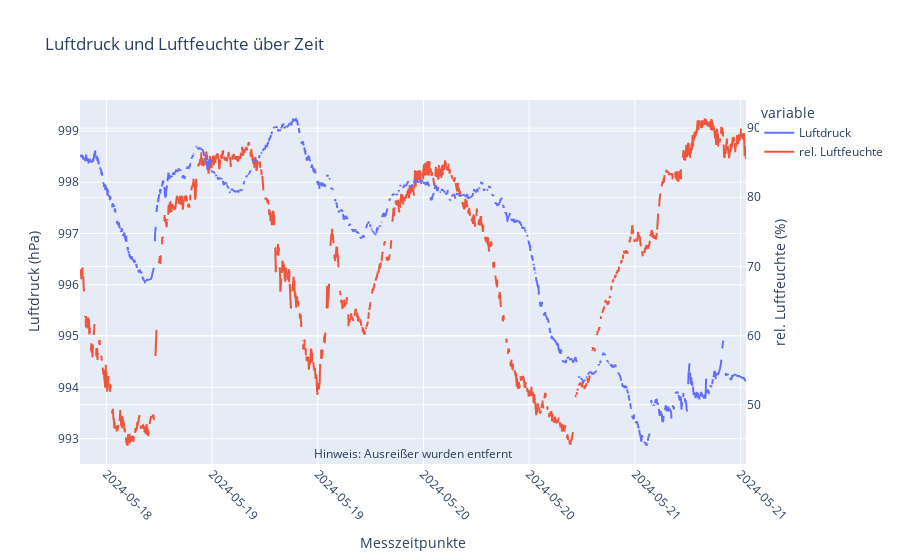

The cell this chart's notebook holds for it:
### Code cell
# Temperatur und Luffeuchte
fig = px.line(opensense_df, x='createdAt', y=['Luftdruck'], title='Luftdruck und Luftfeuchte über Zeit')
fig.add_scatter(x=opensense_df['createdAt'], y=opensense_df['rel. Luftfeuchte'], mode='lines', name='rel. Luftfeuchte', yaxis='y2')

# Achsentitel hinzufügen
fig.update_xaxes(title_text='Messzeitpunkte')
# Achsenbeschriftungen verbessern
fig.update_xaxes(tickangle=45, tickformat='%Y-%m-%d')


fig.update_layout(yaxis=dict(title='Luftdruck (hPa)'), yaxis2=dict(title='rel. Luftfeuchte (%)', overlaying='y', side='right'))
fig.update_layout(annotations=[dict(xref='paper', yref='paper', x=0.5, y=0.0, showarrow=False, text="Hinweis: Ausreißer wurden entfernt")])
fig.show()

### Figure 1 — Plotly figure (JSON) as saved in the notebook; plotly's stock layout.template omitted (floating-point values rounded to 4 significant figures; data arrays with more than 128 entries replaced by an {"elided": "..."} marker saying what was removed)
{"data": [{"hovertemplate": "variable=Luftdruck<br>createdAt=%{x}<br>value=%{y}<extra></extra>", "legendgroup": "Luftdruck", "line": {"color": "#636efa", "dash": "solid"}, "marker": {"symbol": "circle"}, "mode": "lines", "name": "Luftdruck", "showlegend": true, "type": "scattergl", "x": {"elided": "4498 str values"}, "xaxis": "x", "y": {"elided": "4498 float values"}, "yaxis": "y"}, {"mode": "lines", "name": "rel. Luftfeuchte", "type": "scatter", "x": {"elided": "4498 str values"}, "y": {"elided": "4498 float values"}, "yaxis": "y2"}], "layout": {"annotations": [{"showarrow": false, "text": "Hinweis: Ausreißer wurden entfernt", "x": 0.5, "xref": "paper", "y": 0, "yref": "paper"}], "legend": {"title": {"text": "variable"}, "tracegroupgap": 0}, "title": {"text": "Luftdruck und Luftfeuchte über Zeit"}, "xaxis": {"anchor": "y", "domain": [0, 1], "tickangle": 45, "tickformat": "%Y-%m-%d", "title": {"text": "Messzeitpunkte"}}, "yaxis": {"anchor": "x", "domain": [0, 1], "title": {"text": "Luftdruck (hPa)"}}, "yaxis2": {"overlaying": "y", "side": "right", "title": {"text": "rel. Luftfeuchte (%)"}}}}
